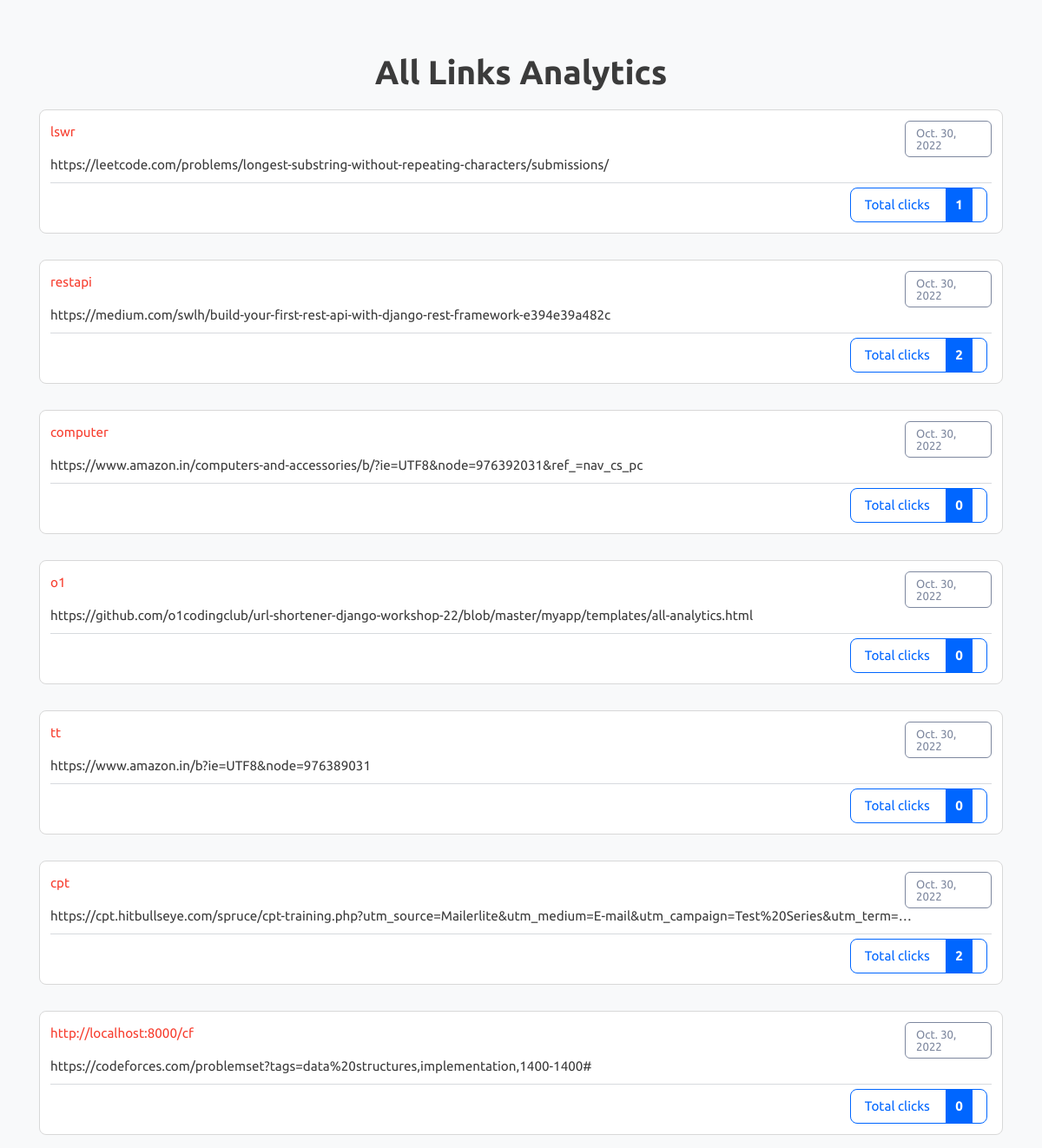
The app's page /analytics with its own data.
### url_shortener/models.py (models this page shows)
class LongToShort(models.Model):
    long_url=models.URLField(max_length=500)
    custom_name=models.CharField(max_length=50,unique=True)
    created_date=models.DateField(auto_now_add=True)
    visit_count=models.IntegerField(default=0)

### url_shortener/views.py (the view)
# urls.py: path('analytics',views.analytics),
def analytics(request):
    rows=LongToShort.objects.all()
    context={
        "rows":rows
    }
    return render(request,"analytics.html",context)

### url_shortener/templates/analytics.html (shortened to what this page needs)
{% load static %}
<!DOCTYPE html>
<html lang="en" class="">
<head>
	<link rel="stylesheet" href="{% static 'bootstrap.min.css' %}" type="text/css" media="screen">
	<link rel="stylesheet" href="{% static 'style.css' %}" type="text/css" media="screen">
</head>
<body class="pace-done lout_stats30">
	<main id="content" role="main" class="wyniki wyniki_all">
		<div class="container">
			<div class="row">
				<div class="col-12 page_log_in mt-0">
					<h2 class="h1" style="text-align: center;">All Links Analytics</h2>
				</div>
				{% for obj in rows %}
				<div class="url_options url_stats_o" id="1">
					<p class="data_link">{{ obj.created_date }}</p>
					<p class="url_link">
						{{ obj.long_url }}
					</p>
					<p id="link" class="link_element">
						<a href="/redirect/{{ obj.custom_name }}" class="short_url_l" target="blank">
							{{ obj.custom_name }}</a>
					</p>
					<div class="stats_total btn-cutt click_stats btn_norm">
						<div>Total clicks <strong class="allClicks">{{ obj.visit_count }}</strong></div>
					</div>
				</div>
				{% endfor %}
			</div>
		</div>
	</main>
</body>
</html>

### records on screen
LongToShort: created_date "Oct. 30, 2022", long_url "https://leetcode.com/problems/longest-substring-without-repeating-characters/submissions/", custom_name "lswr", visit_count "1"
LongToShort: created_date "Oct. 30, 2022", long_url "https://medium.com/swlh/build-your-first-rest-api-with-django-rest-framework-e394e39a482c", custom_name "restapi", visit_count "2"
LongToShort: created_date "Oct. 30, 2022", long_url "https://www.amazon.in/computers-and-accessories/b/?ie=UTF8&node=976392031&ref_=nav_cs_pc", custom_name "computer", visit_count "0"
LongToShort: created_date "Oct. 30, 2022", long_url "https://github.com/o1codingclub/url-shortener-django-workshop-22/blob/master/myapp/templates/all-analytics.html", custom_name "o1", visit_count "0"
LongToShort: created_date "Oct. 30, 2022", long_url "https://www.amazon.in/b?ie=UTF8&node=976389031", custom_name "tt", visit_count "0"
LongToShort: created_date "Oct. 30, 2022", long_url "https://cpt.hitbullseye.com/spruce/cpt-training.php?utm_source=Mailerlite&utm_medium=E-mail&utm_campaign=Test%20Series&utm_term=…", custom_name "cpt", visit_count "2"
LongToShort: created_date "Oct. 30, 2022", long_url "https://codeforces.com/problemset?tags=data%20structures,implementation,1400-1400#", custom_name "http://localhost:8000/cf", visit_count "0"
